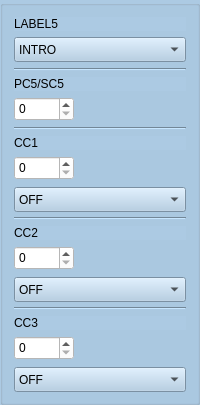
      <widget class="QGroupBox" name="columnbox5">
       <property name="sizePolicy">
        <sizepolicy hsizetype="Expanding" vsizetype="Expanding">
         <horstretch>0</horstretch>
         <verstretch>0</verstretch>
        </sizepolicy>
       </property>
       <property name="styleSheet">
        <string notr="true">background-color: rgb(172, 202, 227);</string>
       </property>
       <layout class="QVBoxLayout" name="verticalLayout_9">
        <item>
         <widget class="QLabel" name="label_BankPC1_5">
          <property name="sizePolicy">
           <sizepolicy hsizetype="Expanding" vsizetype="Expanding">
            <horstretch>0</horstretch>
            <verstretch>0</verstretch>
           </sizepolicy>
          </property>
          <property name="maximumSize">
           <size>
            <width>16777215</width>
            <height>30</height>
           </size>
          </property>
          <property name="text">
           <string>LABEL5</string>
          </property>
         </widget>
        </item>
        <item>
         <widget class="QComboBox" name="presetLabel1_5">
          <property name="sizePolicy">
           <sizepolicy hsizetype="Expanding" vsizetype="Expanding">
            <horstretch>0</horstretch>
            <verstretch>0</verstretch>
           </sizepolicy>
          </property>
          <property name="minimumSize">
           <size>
            <width>0</width>
            <height>25</height>
           </size>
          </property>
          <property name="styleSheet">
           <string notr="true">background-color: rgb(172, 202, 227);</string>
          </property>
          <item>
           <property name="text">
            <string>INTRO</string>
           </property>
          </item>
          <item>
           <property name="text">
            <string>VERSE</string>
           </property>
          </item>
          <item>
           <property name="text">
            <string>CHORUS</string>
           </property>
          </item>
          <item>
           <property name="text">
            <string>SOLO</string>
           </property>
          </item>
          <item>
           <property name="text">
            <string>OUTRO</string>
           </property>
          </item>
          <item>
           <property name="text">
            <string>BRIDGE</string>
           </property>
          </item>
         </widget>
        </item>
        <item>
         <widget class="Line" name="line_6">
          <property name="sizePolicy">
           <sizepolicy hsizetype="Expanding" vsizetype="Expanding">
            <horstretch>0</horstretch>
            <verstretch>0</verstretch>
           </sizepolicy>
          </property>
          <property name="orientation">
           <enum>Qt::Horizontal</enum>
          </property>
         </widget>
        </item>
        <item>
         <widget class="QLabel" name="label_PC1_5">
          <property name="sizePolicy">
           <sizepolicy hsizetype="Expanding" vsizetype="Expanding">
            <horstretch>0</horstretch>
            <verstretch>0</verstretch>
           </sizepolicy>
          </property>
          <property name="maximumSize">
           <size>
            <width>16777215</width>
            <height>30</height>
           </size>
          </property>
          <property name="text">
           <string>PC5/SC5</string>
          </property>
         </widget>
        </item>
        <item>
         <widget class="QSpinBox" name="spinBox_PC1_5">
          <property name="sizePolicy">
           <sizepolicy hsizetype="Expanding" vsizetype="Expanding">
            <horstretch>0</horstretch>
            <verstretch>0</verstretch>
           </sizepolicy>
          </property>
          <property name="minimumSize">
           <size>
            <width>60</width>
            <height>24</height>
           </size>
          </property>
          <property name="maximumSize">
           <size>
            <width>60</width>
            <height>16777215</height>
           </size>
          </property>
          <property name="styleSheet">
           <string notr="true">background-color: rgb(255, 255, 255);</string>
          </property>
          <property name="accelerated">
           <bool>true</bool>
          </property>
          <property name="maximum">
           <number>127</number>
          </property>
         </widget>
        </item>
        <item>
         <widget class="Line" name="line_16">
          <property name="sizePolicy">
           <sizepolicy hsizetype="Expanding" vsizetype="Expanding">
            <horstretch>0</horstretch>
            <verstretch>0</verstretch>
           </sizepolicy>
          </property>
          <property name="orientation">
           <enum>Qt::Horizontal</enum>
          </property>
         </widget>
        </item>
        <item>
         <widget class="QLabel" name="label_CC1_5">
          <property name="sizePolicy">
           <sizepolicy hsizetype="Expanding" vsizetype="Expanding">
            <horstretch>0</horstretch>
            <verstretch>0</verstretch>
           </sizepolicy>
          </property>
          <property name="maximumSize">
           <size>
            <width>16777215</width>
            <height>30</height>
           </size>
          </property>
          <property name="text">
           <string>CC1 </string>
          </property>
         </widget>
        </item>
        <item>
         <widget class="QSpinBox" name="spinBox_CC1_5">
          <property name="sizePolicy">
           <sizepolicy hsizetype="Expanding" vsizetype="Expanding">
            <horstretch>0</horstretch>
            <verstretch>0</verstretch>
           </sizepolicy>
          </property>
          <property name="minimumSize">
           <size>
            <width>60</width>
            <height>24</height>
           </size>
          </property>
          <property name="maximumSize">
           <size>
            <width>60</width>
            <height>16777215</height>
           </size>
          </property>
          <property name="styleSheet">
           <string notr="true">background-color: rgb(255, 255, 255);</string>
          </property>
          <property name="accelerated">
           <bool>true</bool>
          </property>
          <property name="maximum">
           <number>127</number>
          </property>
         </widget>
        </item>
        <item>
         <widget class="QComboBox" name="onoff1_5">
          <property name="sizePolicy">
           <sizepolicy hsizetype="Expanding" vsizetype="Expanding">
            <horstretch>0</horstretch>
            <verstretch>0</verstretch>
           </sizepolicy>
          </property>
          <property name="minimumSize">
           <size>
            <width>0</width>
            <height>25</height>
           </size>
          </property>
          <property name="maximumSize">
           <size>
            <width>16777215</width>
            <height>22</height>
           </size>
          </property>
          <property name="styleSheet">
           <string notr="true">background-color: rgb(172, 202, 227);</string>
          </property>
          <item>
           <property name="text">
            <string>OFF</string>
           </property>
          </item>
          <item>
           <property name="text">
            <string>ON</string>
           </property>
          </item>
         </widget>
        </item>
        <item>
         <widget class="Line" name="line_45">
          <property name="sizePolicy">
           <sizepolicy hsizetype="Expanding" vsizetype="Expanding">
            <horstretch>0</horstretch>
            <verstretch>0</verstretch>
           </sizepolicy>
          </property>
          <property name="orientation">
           <enum>Qt::Horizontal</enum>
          </property>
         </widget>
        </item>
        <item>
         <widget class="QLabel" name="label_CC2_5">
          <property name="sizePolicy">
           <sizepolicy hsizetype="Expanding" vsizetype="Expanding">
            <horstretch>0</horstretch>
            <verstretch>0</verstretch>
           </sizepolicy>
          </property>
          <property name="maximumSize">
           <size>
            <width>16777215</width>
            <height>30</height>
           </size>
          </property>
          <property name="text">
           <string>CC2 </string>
          </property>
         </widget>
        </item>
        <item>
         <widget class="QSpinBox" name="spinBox_CC2_5">
          <property name="sizePolicy">
           <sizepolicy hsizetype="Expanding" vsizetype="Expanding">
            <horstretch>0</horstretch>
            <verstretch>0</verstretch>
           </sizepolicy>
          </property>
          <property name="minimumSize">
           <size>
            <width>60</width>
            <height>24</height>
           </size>
          </property>
          <property name="maximumSize">
           <size>
            <width>60</width>
            <height>16777215</height>
           </size>
          </property>
          <property name="styleSheet">
           <string notr="true">background-color: rgb(255, 255, 255);</string>
          </property>
          <property name="accelerated">
           <bool>true</bool>
          </property>
          <property name="maximum">
           <number>127</number>
          </property>
         </widget>
        </item>
        <item>
         <widget class="QComboBox" name="onoff2_5">
          <property name="sizePolicy">
           <sizepolicy hsizetype="Expanding" vsizetype="Expanding">
            <horstretch>0</horstretch>
            <verstretch>0</verstretch>
           </sizepolicy>
          </property>
          <property name="minimumSize">
           <size>
            <width>0</width>
            <height>25</height>
           </size>
          </property>
          <property name="maximumSize">
           <size>
            <width>16777215</width>
            <height>22</height>
           </size>
          </property>
          <property name="styleSheet">
           <string notr="true">background-color: rgb(172, 202, 227);</string>
          </property>
          <item>
           <property name="text">
            <string>OFF</string>
           </property>
          </item>
          <item>
           <property name="text">
            <string>ON</string>
           </property>
          </item>
         </widget>
        </item>
        <item>
         <widget class="Line" name="line_34">
          <property name="sizePolicy">
           <sizepolicy hsizetype="Expanding" vsizetype="Expanding">
            <horstretch>0</horstretch>
            <verstretch>0</verstretch>
           </sizepolicy>
          </property>
          <property name="orientation">
           <enum>Qt::Horizontal</enum>
          </property>
         </widget>
        </item>
        <item>
         <widget class="QLabel" name="label_CC3_5">
          <property name="sizePolicy">
           <sizepolicy hsizetype="Expanding" vsizetype="Expanding">
            <horstretch>0</horstretch>
            <verstretch>0</verstretch>
           </sizepolicy>
          </property>
          <property name="maximumSize">
           <size>
            <width>16777215</width>
            <height>30</height>
           </size>
          </property>
          <property name="text">
           <string>CC3 </string>
          </property>
         </widget>
        </item>
        <item>
         <widget class="QSpinBox" name="spinBox_CC3_5">
          <property name="sizePolicy">
           <sizepolicy hsizetype="Expanding" vsizetype="Expanding">
            <horstretch>0</horstretch>
            <verstretch>0</verstretch>
           </sizepolicy>
          </property>
          <property name="minimumSize">
           <size>
            <width>60</width>
            <height>24</height>
           </size>
          </property>
          <property name="maximumSize">
           <size>
            <width>60</width>
            <height>16777215</height>
           </size>
          </property>
          <property name="styleSheet">
           <string notr="true">background-color: rgb(255, 255, 255);</string>
          </property>
          <property name="accelerated">
           <bool>true</bool>
          </property>
          <property name="maximum">
           <number>127</number>
          </property>
         </widget>
        </item>
        <item>
         <widget class="QComboBox" name="onoff3_5">
          <property name="sizePolicy">
           <sizepolicy hsizetype="Expanding" vsizetype="Expanding">
            <horstretch>0</horstretch>
            <verstretch>0</verstretch>
           </sizepolicy>
          </property>
          <property name="minimumSize">
           <size>
            <width>0</width>
            <height>25</height>
           </size>
          </property>
          <property name="maximumSize">
           <size>
            <width>16777215</width>
            <height>22</height>
           </size>
          </property>
          <property name="styleSheet">
           <string notr="true">background-color: rgb(172, 202, 227);</string>
          </property>
          <item>
           <property name="text">
            <string>OFF</string>
           </property>
          </item>
          <item>
           <property name="text">
            <string>ON</string>
           </property>
          </item>
         </widget>
        </item>
       </layout>
      </widget>
